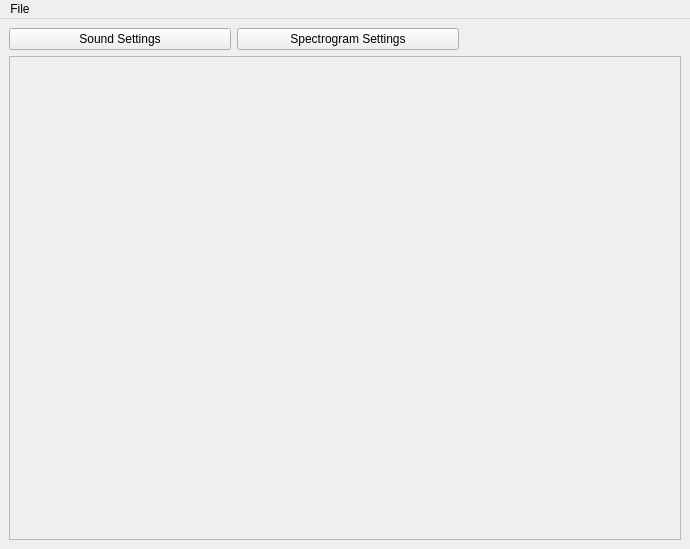
<?xml version="1.0" encoding="UTF-8"?>
<ui version="4.0">
 <class>MainWindow</class>
 <widget class="QMainWindow" name="MainWindow">
  <property name="geometry">
   <rect>
    <x>0</x>
    <y>0</y>
    <width>690</width>
    <height>549</height>
   </rect>
  </property>
  <property name="windowTitle">
   <string>Spectrogram Viewer</string>
  </property>
  <widget class="QWidget" name="centralwidget">
   <property name="sizePolicy">
    <sizepolicy hsizetype="Expanding" vsizetype="Expanding">
     <horstretch>0</horstretch>
     <verstretch>0</verstretch>
    </sizepolicy>
   </property>
   <layout class="QVBoxLayout" name="verticalLayout">
    <property name="sizeConstraint">
     <enum>QLayout::SetDefaultConstraint</enum>
    </property>
    <item>
     <layout class="QHBoxLayout" name="horizontalLayout">
      <item>
       <widget class="QPushButton" name="waveButton">
        <property name="sizePolicy">
         <sizepolicy hsizetype="Expanding" vsizetype="Fixed">
          <horstretch>0</horstretch>
          <verstretch>0</verstretch>
         </sizepolicy>
        </property>
        <property name="text">
         <string>Sound Settings</string>
        </property>
       </widget>
      </item>
      <item>
       <widget class="QPushButton" name="specButton">
        <property name="sizePolicy">
         <sizepolicy hsizetype="Expanding" vsizetype="Fixed">
          <horstretch>0</horstretch>
          <verstretch>0</verstretch>
         </sizepolicy>
        </property>
        <property name="text">
         <string>Spectrogram Settings</string>
        </property>
       </widget>
      </item>
      <item>
       <spacer name="horizontalSpacer_2">
        <property name="orientation">
         <enum>Qt::Horizontal</enum>
        </property>
        <property name="sizeHint" stdset="0">
         <size>
          <width>40</width>
          <height>20</height>
         </size>
        </property>
       </spacer>
      </item>
     </layout>
    </item>
    <item>
     <layout class="QGridLayout" name="gridLayout">
      <item row="0" column="0">
       <widget class="QFrame" name="specFrame">
        <property name="sizePolicy">
         <sizepolicy hsizetype="Expanding" vsizetype="Expanding">
          <horstretch>0</horstretch>
          <verstretch>0</verstretch>
         </sizepolicy>
        </property>
        <property name="frameShape">
         <enum>QFrame::StyledPanel</enum>
        </property>
        <property name="frameShadow">
         <enum>QFrame::Raised</enum>
        </property>
       </widget>
      </item>
     </layout>
    </item>
   </layout>
  </widget>
  <widget class="QMenuBar" name="menubar">
   <property name="geometry">
    <rect>
     <x>0</x>
     <y>0</y>
     <width>690</width>
     <height>22</height>
    </rect>
   </property>
   <widget class="QMenu" name="menuFile">
    <property name="title">
     <string>File</string>
    </property>
    <widget class="QMenu" name="menuExport_Parameters">
     <property name="title">
      <string>Export Parameters</string>
     </property>
    </widget>
    <widget class="QMenu" name="menuExport_Spectrogram">
     <property name="title">
      <string>Export Spectrogram</string>
     </property>
     <addaction name="actionSavePng"/>
    </widget>
    <addaction name="actionNew"/>
    <addaction name="actionOpen"/>
    <addaction name="separator"/>
    <addaction name="menuExport_Spectrogram"/>
    <addaction name="menuExport_Parameters"/>
   </widget>
   <addaction name="menuFile"/>
  </widget>
  <action name="actionSave">
   <property name="text">
    <string>Save</string>
   </property>
  </action>
  <action name="actionImport_Audio">
   <property name="text">
    <string>Import Audio</string>
   </property>
  </action>
  <action name="actionExport_Diagram">
   <property name="text">
    <string>Export Spectrogram</string>
   </property>
  </action>
  <action name="actionExport_Parameters">
   <property name="text">
    <string>Export Parameters</string>
   </property>
  </action>
  <action name="actionNew">
   <property name="text">
    <string>New</string>
   </property>
  </action>
  <action name="actionImport">
   <property name="text">
    <string>Import Audio</string>
   </property>
  </action>
  <action name="actionOpen">
   <property name="text">
    <string>Open</string>
   </property>
  </action>
  <action name="actionSettings">
   <property name="text">
    <string>Preferences</string>
   </property>
  </action>
  <action name="actionSaveAs">
   <property name="text">
    <string>Save As...</string>
   </property>
  </action>
  <action name="actionCopy">
   <property name="text">
    <string>Copy to Clipboard</string>
   </property>
  </action>
  <action name="actionSaveTxt">
   <property name="text">
    <string>Save as TXT</string>
   </property>
  </action>
  <action name="actionSavePng">
   <property name="text">
    <string>Save as PNG</string>
   </property>
  </action>
 </widget>
 <resources/>
 <connections/>
</ui>
